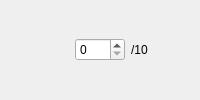
         <widget class="QWidget" name="widget_7" native="true">
          <layout class="QHBoxLayout" name="horizontalLayout_7">
           <property name="leftMargin">
            <number>0</number>
           </property>
           <property name="topMargin">
            <number>0</number>
           </property>
           <property name="rightMargin">
            <number>0</number>
           </property>
           <property name="bottomMargin">
            <number>0</number>
           </property>
           <item>
            <widget class="QLabel" name="label_7">
             <property name="maximumSize">
              <size>
               <width>75</width>
               <height>75</height>
              </size>
             </property>
             <property name="toolTip">
              <string>#3C1B4F_#825286</string>
             </property>
             <property name="text">
              <string/>
             </property>
             <property name="pixmap">
              <pixmap resource="resource.qrc">:/pairs/pairs/#3C1B4F_#825286.png</pixmap>
             </property>
             <property name="scaledContents">
              <bool>true</bool>
             </property>
            </widget>
           </item>
           <item>
            <widget class="QSpinBox" name="spinBox_7">
             <property name="maximumSize">
              <size>
               <width>50</width>
               <height>16777215</height>
              </size>
             </property>
             <property name="minimum">
              <number>0</number>
             </property>
             <property name="maximum">
              <number>10</number>
             </property>
            </widget>
           </item>
           <item>
            <widget class="QLabel" name="label_7_2">
             <property name="text">
              <string>/10</string>
             </property>
            </widget>
           </item>
          </layout>
         </widget>
